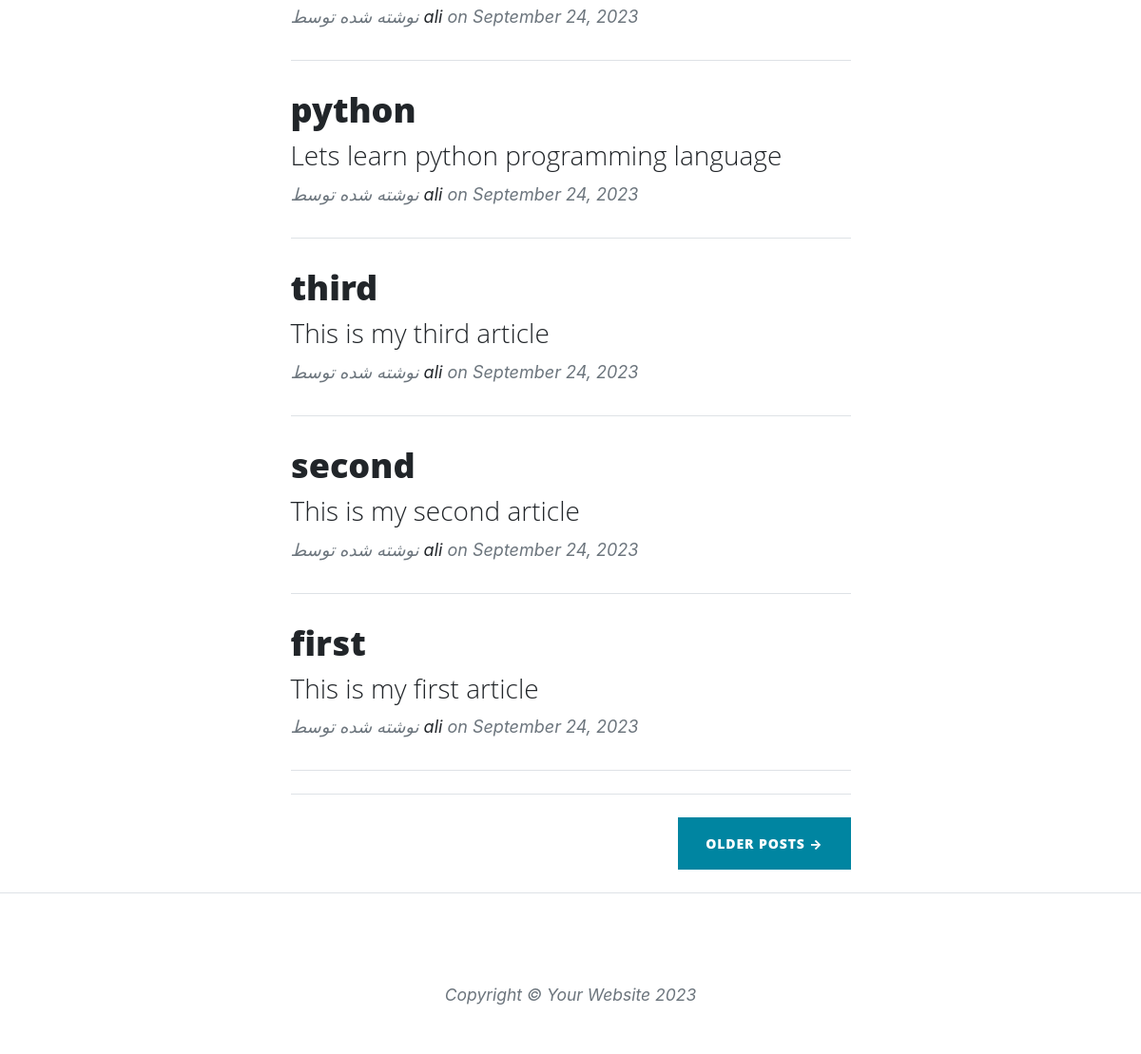
Before: / (lower part) with the older database file.
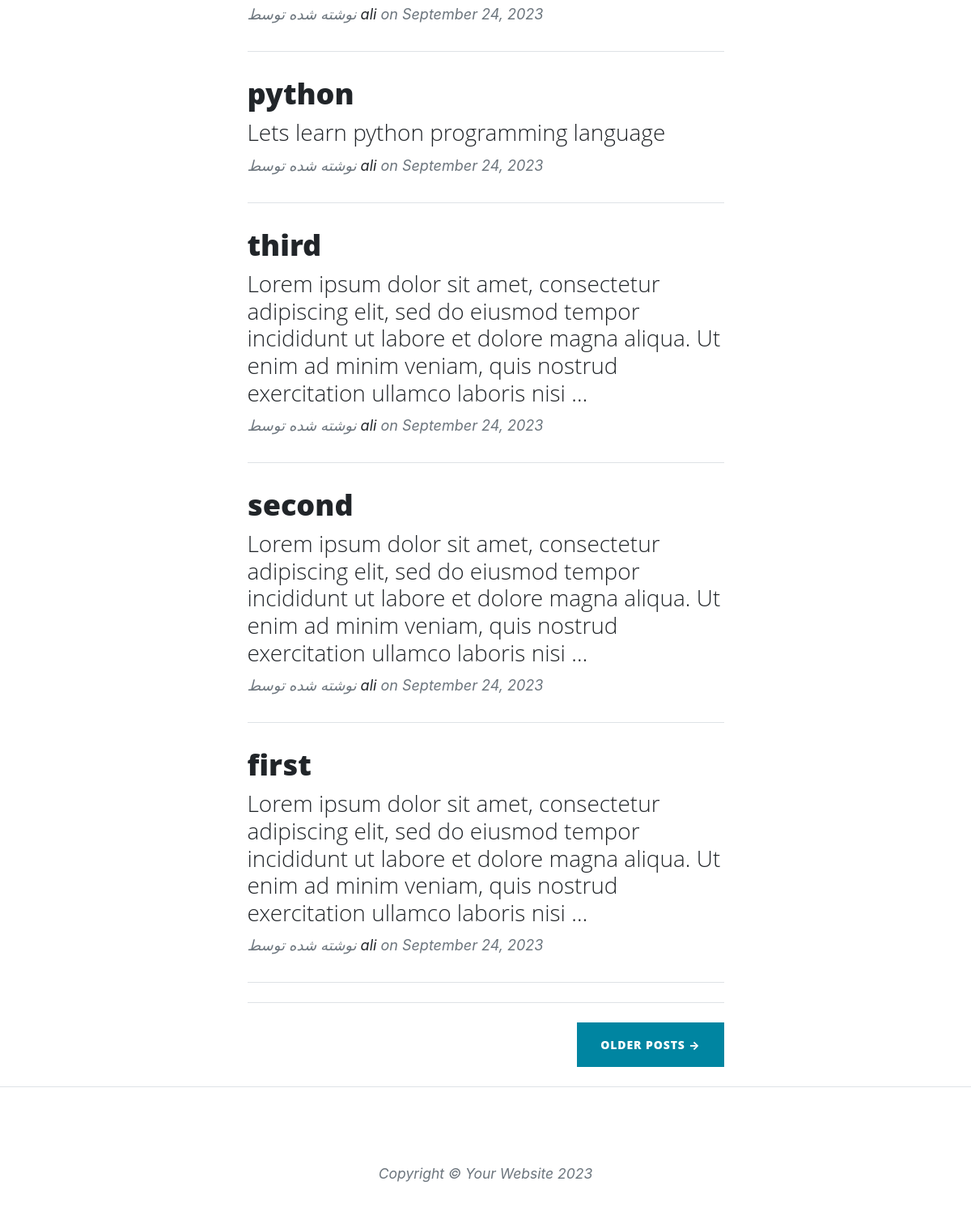
After: the same page with the newer database file.
### blog/models.py (models this page shows, shortened)
class Article(models.Model):
    STATUS_CHOICES = (
        ('d', 'Draf'),
        ('p', 'Published'),
    )
    title = models.CharField(max_length=200)
    slug = models.SlugField(max_length=100, unique=True)
    description = models.TextField()
    thumbnail = models.ImageField(upload_to="images")
    status = models.CharField(max_length=1, choices=STATUS_CHOICES)
    publish = models.DateTimeField(default=timezone.now)
    created_at = models.DateTimeField(auto_now_add=True)
    updated_at = models.DateTimeField(auto_now=True)

### blog/views.py (the view)
# urls.py: path('', home, name='home'),
def home(request):
    context = {
        "articles": Article.objects.filter(status="p").order_by('-publish')
    }
    return render(request, 'blog/index.html', context)

### blog/templates/blog/index.html (shortened to what this page needs)
{% extends 'blog/base.html' %}
{% load static %}
{% block main %}
<div class="container px-4 px-lg-5">
    <div class="row gx-4 gx-lg-5 justify-content-center">
        <div class="col-md-10 col-lg-8 col-xl-7">
            {% for article in articles %}
            <div class="post-preview">
                <a href="{% url 'blog:blog_detail' article.slug %}">
                    <h2 class="post-title">{{article.title}}</h2>
                    <h3 class="post-subtitle">{{article.description | truncatewords:30}} </h3>
                </a>
                <p class="post-meta">
                    نوشته شده توسط
                    <a href="#!">ali</a>
                    on September 24, 2023
                </p>
            </div>
            <hr class="my-4" />
            {% endfor %}
            <hr class="my-4" />
            <div class="d-flex justify-content-end mb-4"><a class="btn btn-primary text-uppercase" href="#!">Older Posts →</a></div>
        </div>
    </div>
</div>
{% endblock %}

Changed rows visible on the page:
changed Article "third": description "This is my third article" → "Lorem ipsum dolor sit amet, consectetur adipiscing elit, sed do eiusmod tempor incididunt ut labore et dolore magna aliqua. Ut enim ad minim veniam, quis nostrud exercitation ullamco laboris nisi …"
changed Article "second": description "This is my second article" → "Lorem ipsum dolor sit amet, consectetur adipiscing elit, sed do eiusmod tempor incididunt ut labore et dolore magna aliqua. Ut enim ad minim veniam, quis nostrud exercitation ullamco laboris nisi …"
changed Article "first": description "This is my first article" → "Lorem ipsum dolor sit amet, consectetur adipiscing elit, sed do eiusmod tempor incididunt ut labore et dolore magna aliqua. Ut enim ad minim veniam, quis nostrud exercitation ullamco laboris nisi …"
